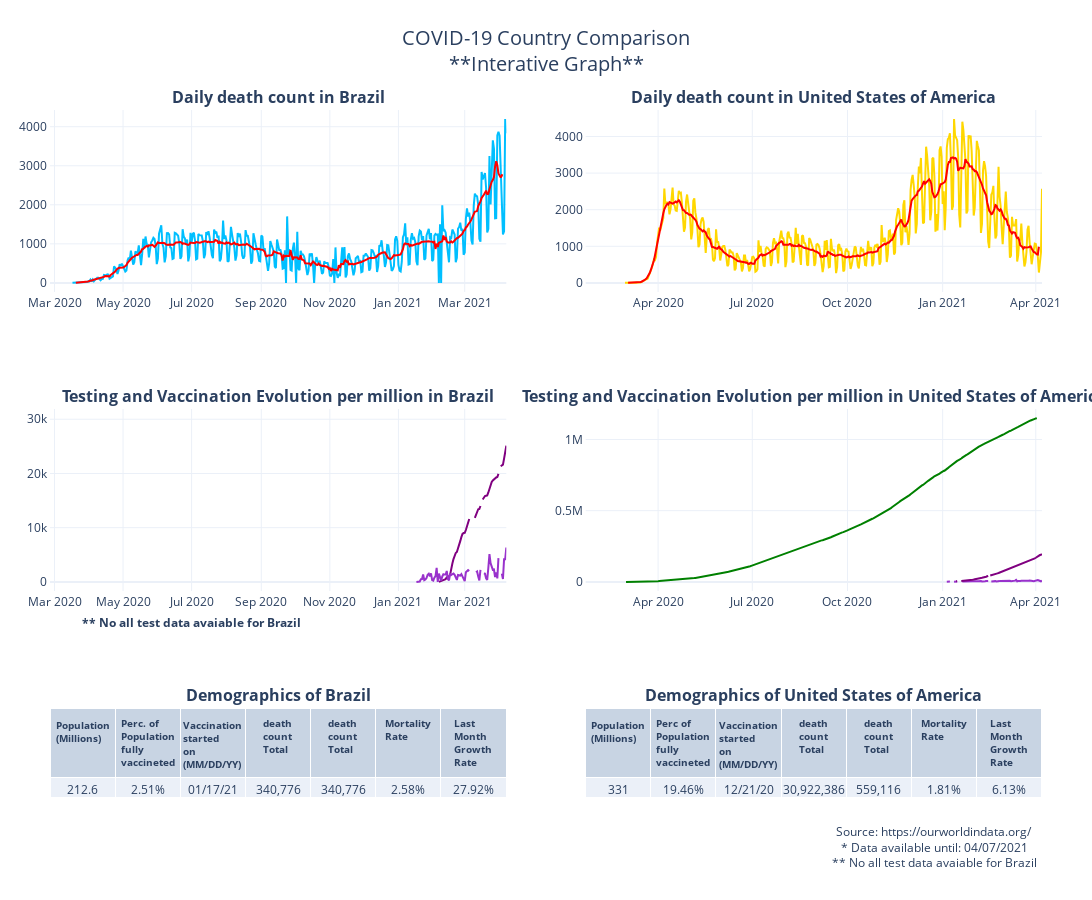

The code cell stored with this chart in its notebook:
### Code cell
COVID_deaths(country1, 
             country2,
            'Brazil',
            'United States of America',
            'COVID-19 Country Comparison')

### Figure 1 — Plotly figure (JSON) as saved in the notebook; plotly's stock layout.template omitted (floating-point values rounded to 4 significant figures; data arrays with more than 128 entries replaced by an {"elided": "..."} marker saying what was removed)
{"data": [{"hovertemplate": "<b>Brazil's daily death count </b><br><br>Date: %{x}<br>Daily death count: %{y:,.}<br><extra></extra>", "marker": {"color": "deepskyblue", "size": 120}, "name": "Daily death count in Brazil", "type": "scatter", "x": {"elided": "407 str values"}, "xaxis": "x", "y": {"elided": "407 int values"}, "yaxis": "y"}, {"hovertemplate": "<b>Brazil's 7 day rolling mean</b><br><br>Date: %{x}<br>Daily death count: %{y:,.}<br><extra></extra>", "marker": {"color": "Red", "line": {"color": "Red", "width": 20}, "size": 120}, "mode": "lines", "name": "Brazil's 7 day rolling mean", "type": "scatter", "x": {"elided": "407 str values"}, "xaxis": "x", "y": {"elided": "407 float values"}, "yaxis": "y"}, {"hovertemplate": "<b>United States of America's daily death count</b><br><br>Date: %{x}<br>Daily death count: %{y:,.}<br><extra></extra>", "marker": {"color": "gold", "size": 120}, "name": "Daily death count in United States of America", "type": "scatter", "x": {"elided": "442 str values"}, "xaxis": "x2", "y": {"elided": "442 int values"}, "yaxis": "y2"}, {"hovertemplate": "<b>United States of America's 7 day rolling mean</b><br><br>Date: %{x}<br>Daily death count: %{y:,.}<br><extra></extra>", "marker": {"color": "Red", "line": {"color": "Red", "width": 20}, "size": 120}, "mode": "lines", "name": "United States of America's 7 day rolling mean", "showlegend": false, "type": "scatter", "x": {"elided": "442 str values"}, "xaxis": "x2", "y": {"elided": "442 float values"}, "yaxis": "y2"}, {"hovertemplate": "<b>Brazil's fully vaccinated per million</b><br><br>Date: %{x}<br>Vaccinated per million: %{y:,.}<br><extra></extra>", "marker": {"color": "Purple", "line": {"color": "Purple", "width": 40}, "size": 160}, "name": "People Fully Vaccinated per Million", "type": "scatter", "x": {"elided": "407 str values"}, "xaxis": "x3", "y": {"elided": "407 float values"}, "yaxis": "y3"}, {"hovertemplate": "<b>Brazil's vaccinated per million<br>(at least one dose) </b><br><br>Date: %{x}<br>Vaccinated per million: %{y:,.}<br><extra></extra>", "marker": {"color": "darkorchid", "line": {"color": "darkorchid", "width": 40}, "size": 160}, "mode": "lines", "name": "New Vaccinated per Million\"", "showlegend": false, "type": "scatter", "x": {"elided": "407 str values"}, "xaxis": "x3", "y": {"elided": "407 float values"}, "yaxis": "y3"}, {"hovertemplate": "<b>Brazil's tested per million</b><br><br>Date: %{x}<br>Tested per million: %{y:,.}<br><extra></extra>", "marker": {"color": "Green", "line": {"color": "Green", "width": 40}, "size": 180}, "name": "People Tested per Million", "type": "scatter", "x": {"elided": "407 str values"}, "xaxis": "x3", "y": {"elided": "407 float values"}, "yaxis": "y3"}, {"hovertemplate": "<b>United States of America's vaccinated per million<br>(at least one dose) </b><br><br>Date: %{x}<br>Vaccinated per million: %{y:,.}<br><extra></extra>", "marker": {"color": "darkorchid", "line": {"color": "darkorchid", "width": 40}, "size": 160}, "mode": "lines", "name": "People Fully Vaccinated per Million\"", "showlegend": false, "type": "scatter", "x": {"elided": "442 str values"}, "xaxis": "x4", "y": {"elided": "442 float values"}, "yaxis": "y4"}, {"hovertemplate": "<b>United States of America's fully vaccinated per million</b><br><br>Date: %{x}<br>Vaccinated per million: %{y:,.}<br><extra></extra>", "marker": {"color": "Purple", "line": {"color": "Purple", "width": 40}, "size": 160}, "mode": "lines", "name": "People Fully Vaccinated per Million\"", "showlegend": false, "type": "scatter", "x": {"elided": "442 str values"}, "xaxis": "x4", "y": {"elided": "442 float values"}, "yaxis": "y4"}, {"hovertemplate": "<b>United States of America's tested per million</b><br><br>Date: %{x}<br>Tested per million: %{y:,.}<br><extra></extra>", "marker": {"color": "Green", "line": {"color": "Green", "width": 40}, "size": 160}, "mode": "lines", "name": "Tested per Million", "showlegend": false, "type": "scatter", "x": {"elided": "442 str values"}, "xaxis": "x4", "y": {"elided": "442 float values"}, "yaxis": "y4"}, {"cells": {"align": "center", "values": [212.6, "2.51%", "01/17/21", "340,776", "340,776", "2.58%", "27.92%"]}, "domain": {"x": [0, 0.46], "y": [0, 0.2333]}, "header": {"align": "center", "font": {"size": 10}, "values": ["<b>Population (Millions)</b>", "<b>Perc. of Population fully vaccineted</b>", "<b>Vaccination started on (MM/DD/YY)</b>", "<b>death count Total</b>", "<b>death count Total</b>", "<b>Mortality Rate</b>", "<b>Last Month Growth Rate</b>"]}, "type": "table"}, {"cells": {"align": "center", "values": [331, "19.46%", "12/21/20", "30,922,386", "559,116", "1.81%", "6.13%"]}, "domain": {"x": [0.54, 1], "y": [0, 0.2333]}, "header": {"align": "center", "font": {"size": 10}, "values": ["<b>Population (Millions)</b>", "<b>Perc of Population fully vaccineted</b>", "<b>Vaccination started on (MM/DD/YY)</b>", "<b>death count Total</b>", "<b>death count Total</b>", "<b>Mortality Rate</b>", "<b>Last Month Growth Rate</b>"]}, "type": "table"}], "layout": {"annotations": [{"font": {"size": 16}, "showarrow": false, "text": "<b>Daily death count in Brazil</b>", "x": 0.23, "xanchor": "center", "xref": "paper", "y": 1.0, "yanchor": "bottom", "yref": "paper"}, {"font": {"size": 16}, "showarrow": false, "text": "<b>Daily death count in United States of America</b>", "x": 0.77, "xanchor": "center", "xref": "paper", "y": 1.0, "yanchor": "bottom", "yref": "paper"}, {"font": {"size": 16}, "showarrow": false, "text": "<b>Testing and Vaccination Evolution per million in Brazil</b>", "x": 0.23, "xanchor": "center", "xref": "paper", "y": 0.6167, "yanchor": "bottom", "yref": "paper"}, {"font": {"size": 16}, "showarrow": false, "text": "<b>Testing and Vaccination Evolution per million in United States of America</b>", "x": 0.77, "xanchor": "center", "xref": "paper", "y": 0.6167, "yanchor": "bottom", "yref": "paper"}, {"font": {"size": 16}, "showarrow": false, "text": "<b>Demographics of Brazil</b>", "x": 0.23, "xanchor": "center", "xref": "paper", "y": 0.2333, "yanchor": "bottom", "yref": "paper"}, {"font": {"size": 16}, "showarrow": false, "text": "<b>Demographics of United States of America</b>", "x": 0.77, "xanchor": "center", "xref": "paper", "y": 0.2333, "yanchor": "bottom", "yref": "paper"}, {"showarrow": false, "text": "Source: https://ourworldindata.org/ <br> * Data available until: 04/07/2021 <br> ** No all test data avaiable for Brazil <br> ", "x": 0.9999, "xref": "paper", "y": 0.001, "yref": "paper"}, {"showarrow": false, "text": "<b>** No all test data avaiable for Brazil</b>", "x": 0.03, "xref": "paper", "y": 0.33, "yref": "paper"}, {"showarrow": false, "text": "<b></b>", "x": 0.77, "xref": "paper", "y": 0.33, "yref": "paper"}], "autosize": false, "height": 900, "margin": {"b": 10, "l": 50, "pad": 2, "r": 50, "t": 110}, "showlegend": false, "title": {"font": {"size": 20}, "text": "COVID-19 Country Comparison<br>**Interative Graph**", "x": 0.5, "xanchor": "center", "y": 0.95, "yanchor": "top"}, "width": 1280, "xaxis": {"anchor": "y", "domain": [0, 0.46]}, "xaxis2": {"anchor": "y2", "domain": [0.54, 1]}, "xaxis3": {"anchor": "y3", "domain": [0, 0.46]}, "xaxis4": {"anchor": "y4", "domain": [0.54, 1]}, "yaxis": {"anchor": "x", "categoryorder": "total descending", "domain": [0.7667, 1.0]}, "yaxis2": {"anchor": "x2", "domain": [0.7667, 1.0]}, "yaxis3": {"anchor": "x3", "categoryorder": "total descending", "domain": [0.3833, 0.6167]}, "yaxis4": {"anchor": "x4", "domain": [0.3833, 0.6167]}}}
